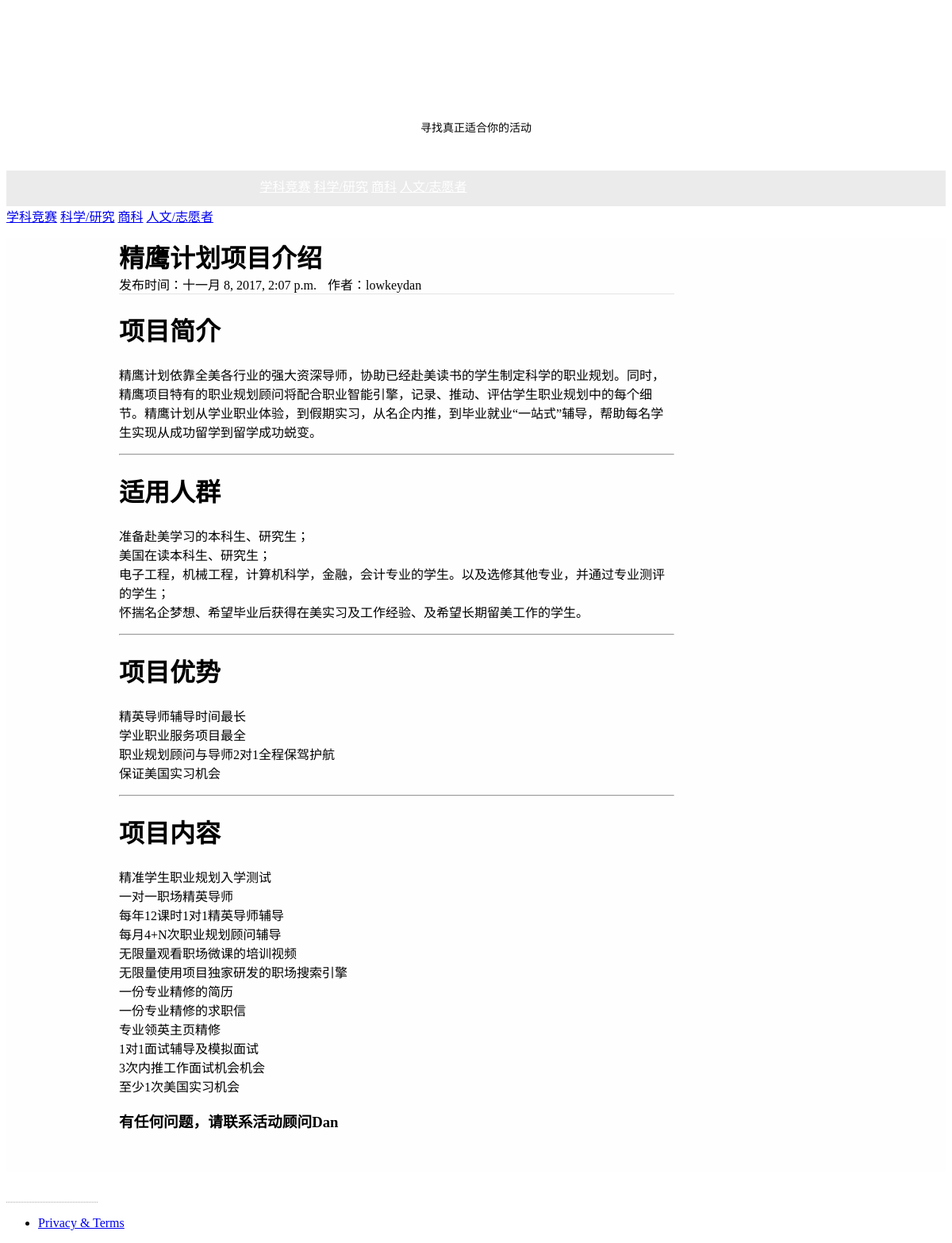
Page /post/6/ on the committed database.
### blog/models.py (models this page shows, shortened)
@python_2_unicode_compatible
class Category(models.Model):
    name = models.CharField(max_length=100)

@python_2_unicode_compatible
class Post(models.Model):
    title = models.CharField(max_length=70)
    body = models.TextField()
    created_time = models.DateTimeField(auto_now=True)
    modified_time = models.DateTimeField()
    excerpt = models.CharField(max_length=200, blank=True)
    category = models.ForeignKey(Category)
    tags = models.ManyToManyField(Tag, blank=True)
    author = models.ForeignKey(User)

### blog/views.py (the view)
# urls.py: url(r'^post/(?P<pk>[0-9]+)/$', views.detail, name='detail'),
def detail(request, pk):
    post = get_object_or_404(Post, pk=pk)
    post.body = markdown(post.body)
    return render(request, 'blog/portfolio-page.html', context={'post': post})

### blog/templatetags/blog_tags.py (called while the page is built)
@register.simple_tag
def get_category():
    return Category.objects.all()

### templates/blog/portfolio-page.html (shortened to what this page needs)
<!DOCTYPE html>
{% load staticfiles %}
{% load blog_tags %}
<html lang="en-US">
  <head>
    <link href="https://code.getmdl.io/1.3.0/material.indigo-pink.min.css" rel="stylesheet">
    <link href="{% static 'blog/styles/main.css' %}" rel="stylesheet">
  </head>
  <body id="top">
    <div class="mdl-layout mdl-js-layout mdl-layout--fixed-header">
      <header class="mdl-layout__header mdl-layout__header--waterfall site-header">
        <div class="mdl-layout__header-row site-logo-row"><span class="mdl-layout__title">
            <div class="site-logo"></div><span class="site-description">寻找真正适合你的活动</span></span></div>
        <div class="mdl-layout__header-row site-navigation-row mdl-layout--large-screen-only">
          <nav class="mdl-navigation mdl-typography--body-1-force-preferred-font">
              {% get_category as category_list %}
                  {% for category in category_list %}
              <a class="mdl-navigation__link" href="{% url 'blog:category' category.pk %}">{{ category.name }}</a>
                  {% endfor %}
          </nav>
        </div>
      </header>
      <div class="mdl-layout__drawer mdl-layout--small-screen-only">
        <nav class="mdl-navigation mdl-typography--body-1-force-preferred-font">
              {% get_category as category_list %}
                  {% for category in category_list %}
              <a class="mdl-navigation__link" href="{% url 'blog:category' category.pk %}">{{ category.name }}</a>
                  {% endfor %}
          </nav>
      </div>
      <main class="mdl-layout__content">
        <div class="site-content">
          <div class="mdl-grid site-max-width">
            <div class="mdl-cell mdl-cell--12-col mdl-card mdl-shadow--4dp page-content">
              <div class="mdl-card__title">
                <h1 class="mdl-card__title-text" style="margin: 0 auto">{{ post.title }}</h1>
              </div>
                <div class="mdl-card__title" style="margin: 0 auto">
                    <span><time class="mdl-list__item-text-body" datetime="{{ post.created_time }}">发布时间：{{ post.created_time }}</time></span>
                            <span class="mdl-list__item-text-body" style="margin-left: 10px">作者：{{ post.author }}</span>
                </div>
              <div class="mdl-grid site-copy" style="border-top: 1px solid rgba(0,0,0,.1);">
                <div class="mdl-cell mdl-cell--12-col">
                    {{ post.body|safe }}
                    <h3>有任何问题，请联系活动顾问Dan</h3>
</div>
</div>
              </div>
            </div>
          </div>
        </div>
        <footer class="mdl-mini-footer">
          <div class="footer-container">
            <div class="mdl-logo"> <a href="#" target="_blank">Daniel_版权所有</a></div>
            <ul class="mdl-mini-footer__link-list">
              <li><a href="#">Privacy & Terms</a></li>
            </ul>
          </div>
        </footer>
  </body>
</html>

### blog/static/blog/styles/main.css (style rules this page uses)
.site-header { position: relative; }
.site-header .mdl-layout__header-row { padding: 0; -ms-flex-pack: center; justify-content: center; }
.site-description { display: block; font-size: 14px; text-align: center; font-weight: 400; margin-bottom: 10px; }
.site-logo-row { min-height: 200px; }
.site-logo { background: url(../img/site-logo.png) 50% no-repeat; background-size: cover; height: 120px; width: 120px; margin: 15px auto; }
.site-navigation-row { background-color: rgba(0, 0, 0, 0.08); text-transform: uppercase; height: 45px; }
.site-navigation-row .mdl-navigation { text-align: center; max-width: 900px; width: 100%; }
.site-navigation-row .mdl-navigation__link { -ms-flex: 1; flex: 1; line-height: 42px; color: #fff; }
.mdl-layout__content { background-color: #fefefe; }
.site-content { margin: 1em auto; min-height: 580px; }
.page-content { padding-bottom: 2em; }
.site-max-width { max-width: 900px; margin: auto; }
.site-copy { max-width: 700px; }
footer .mdl-logo a { color: #fff; text-decoration: none; border-bottom: 1px dotted #aaa; }
.footer-container { margin: 0 auto; }

### rows in the picture
Category: name "学科竞赛"
Category: name "科学/研究"
Category: name "商科"
Category: name "人文/志愿者"
Post: title "精鹰计划项目介绍", created_time "十一月 8, 2017, 2:07 p.m.", author "lowkeydan", body "项目简介 精鹰计划依靠全美各行业的强大资深导师，协助已经赴美读书的学生制定科学的职业规划。同时，精鹰项目特有的职业规划顾问将配合职业智能引擎，记录、推动、评估学生职业规划中的每个细节。精鹰计划从学业职业体验，到假期实习，从名企内推，到毕业就业“一站式”辅导，帮助每名学生实现从成功留学到留学成功蜕变。 适用人群 准备赴美学习的本科生、研究生； 美国在读本科生、研究生； 电子工程，机械工程，计算机科学，金融，会计专业的学生。以及选修其他专业，并通过专业测评的学生； 怀揣名企梦想、希望毕业后获得在美实习及工作经验、及希望长期留美工作的学生。 项目优势 精英导师辅导时间最长 学业职业服务项目最全 职业规划顾问与导师2对1全程保驾护航 保证美国实习机会 项目内容 精准学生职业规划入学测试 一对一职场精英导师 每年12课时1对1精英导师辅导 每月4+N次职业规划顾问辅导 无限量观看职场微课的培训视频 无限量使用项目独家研发的职场搜索引擎 一份专业精修的简历 一份专业精修的求职信 专业领英主页精修 1对1面试辅导及模拟面试 3次内推工作面试机会机会 至少1次美国实习机会"
